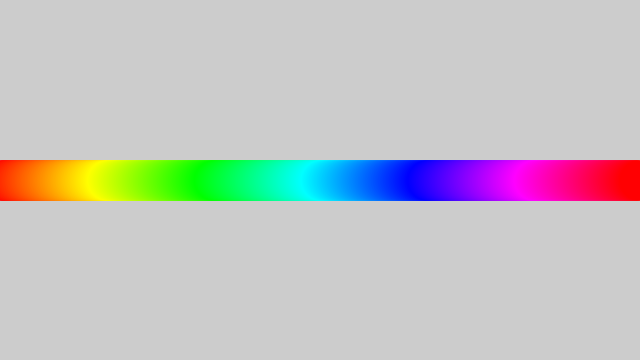
Frame 1 (no input)
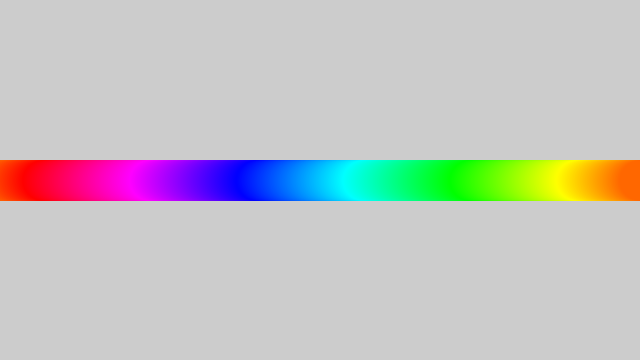
Frame 60 (the mouse pressed at the canvas centre just before this capture)
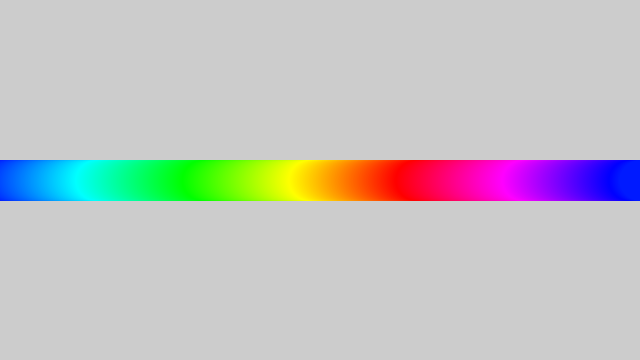
Frame 120 (the mouse held since frame 60 and released just before this capture)

The Processing sketch that drew these frames (run headless with seeded random() and noise(); from frame 60 on, the mouse is pressed at the canvas centre):

// Processing sketch: ColorAnimation
// ── ColorAnimation.pde
float animation;

void setup(){
  size(640, 360);
  colorMode(HSB);
}
void draw(){
  for(int x = 0; x < width; x++){
    stroke(abs(map(x, 0, width, animation, 255 + animation) % 255), 255, 255);
    strokeWeight(40);
    point(x, height/2);
  }
  
  animation-= cos(TWO_PI * frameCount / 540) * 5;
}
